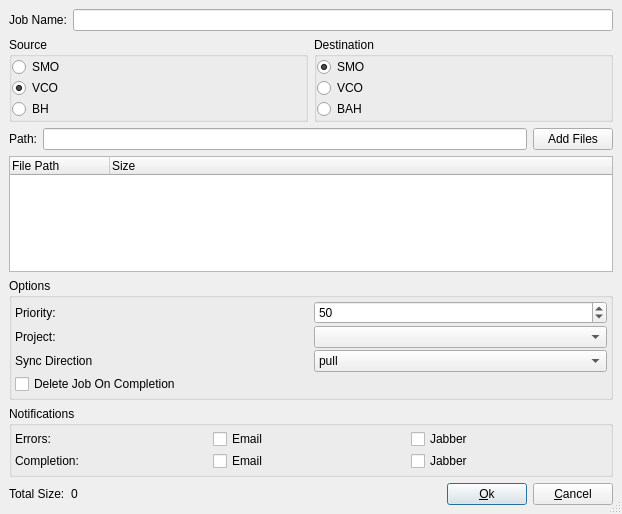
<ui version="4.0" >
 <class>SyncDialogUI</class>
 <widget class="QDialog" name="SyncDialogUI" >
  <property name="geometry" >
   <rect>
    <x>0</x>
    <y>0</y>
    <width>622</width>
    <height>514</height>
   </rect>
  </property>
  <property name="windowTitle" >
   <string>Submit Sync</string>
  </property>
  <property name="sizeGripEnabled" >
   <bool>true</bool>
  </property>
  <layout class="QVBoxLayout" >
   <property name="margin" >
    <number>9</number>
   </property>
   <property name="spacing" >
    <number>6</number>
   </property>
   <item>
    <layout class="QHBoxLayout" >
     <property name="margin" >
      <number>0</number>
     </property>
     <property name="spacing" >
      <number>6</number>
     </property>
     <item>
      <widget class="QLabel" name="label_2" >
       <property name="text" >
        <string>Job Name:</string>
       </property>
      </widget>
     </item>
     <item>
      <widget class="QLineEdit" name="mJobNameEdit" />
     </item>
    </layout>
   </item>
   <item>
    <layout class="QHBoxLayout" >
     <property name="margin" >
      <number>0</number>
     </property>
     <property name="spacing" >
      <number>6</number>
     </property>
     <item>
      <widget class="QGroupBox" name="groupBox_3" >
       <property name="title" >
        <string>Source</string>
       </property>
       <layout class="QVBoxLayout" >
        <property name="margin" >
         <number>0</number>
        </property>
        <property name="spacing" >
         <number>1</number>
        </property>
        <item>
         <widget class="QRadioButton" name="mSourceSMO" >
          <property name="text" >
           <string>SMO</string>
          </property>
         </widget>
        </item>
        <item>
         <widget class="QRadioButton" name="mSourceVCO" >
          <property name="text" >
           <string>VCO</string>
          </property>
          <property name="checked" >
           <bool>true</bool>
          </property>
         </widget>
        </item>
        <item>
         <widget class="QRadioButton" name="mSourceBH" >
          <property name="text" >
           <string>BH</string>
          </property>
         </widget>
        </item>
       </layout>
      </widget>
     </item>
     <item>
      <widget class="QGroupBox" name="groupBox_4" >
       <property name="title" >
        <string>Destination</string>
       </property>
       <layout class="QVBoxLayout" >
        <property name="margin" >
         <number>0</number>
        </property>
        <property name="spacing" >
         <number>1</number>
        </property>
        <item>
         <widget class="QRadioButton" name="mDestSMO" >
          <property name="text" >
           <string>SMO</string>
          </property>
          <property name="checked" >
           <bool>true</bool>
          </property>
         </widget>
        </item>
        <item>
         <widget class="QRadioButton" name="mDestVCO" >
          <property name="text" >
           <string>VCO</string>
          </property>
         </widget>
        </item>
        <item>
         <widget class="QRadioButton" name="mDestBH" >
          <property name="text" >
           <string>BAH</string>
          </property>
         </widget>
        </item>
       </layout>
      </widget>
     </item>
    </layout>
   </item>
   <item>
    <layout class="QHBoxLayout" >
     <property name="margin" >
      <number>0</number>
     </property>
     <property name="spacing" >
      <number>6</number>
     </property>
     <item>
      <widget class="QLabel" name="label_10" >
       <property name="text" >
        <string>Path:</string>
       </property>
      </widget>
     </item>
     <item>
      <widget class="QLineEdit" name="mPathEdit" />
     </item>
     <item>
      <widget class="QPushButton" name="mAddButton" >
       <property name="text" >
        <string>Add Files</string>
       </property>
      </widget>
     </item>
    </layout>
   </item>
   <item>
    <widget class="QTreeWidget" name="mFilesTree" >
     <property name="columnCount" >
      <number>2</number>
     </property>
     <column>
      <property name="text" >
       <string>File Path</string>
      </property>
     </column>
     <column>
      <property name="text" >
       <string>Size</string>
      </property>
     </column>
    </widget>
   </item>
   <item>
    <widget class="QGroupBox" name="groupBox" >
     <property name="title" >
      <string>Options</string>
     </property>
     <property name="flat" >
      <bool>false</bool>
     </property>
     <layout class="QVBoxLayout" >
      <property name="margin" >
       <number>3</number>
      </property>
      <property name="spacing" >
       <number>2</number>
      </property>
      <item>
       <layout class="QHBoxLayout" >
        <property name="margin" >
         <number>0</number>
        </property>
        <property name="spacing" >
         <number>6</number>
        </property>
        <item>
         <widget class="QLabel" name="label_4" >
          <property name="text" >
           <string>Priority:</string>
          </property>
         </widget>
        </item>
        <item>
         <widget class="QSpinBox" name="mPrioritySpin" >
          <property name="minimum" >
           <number>1</number>
          </property>
          <property name="value" >
           <number>50</number>
          </property>
         </widget>
        </item>
       </layout>
      </item>
      <item>
       <layout class="QHBoxLayout" >
        <property name="margin" >
         <number>0</number>
        </property>
        <property name="spacing" >
         <number>6</number>
        </property>
        <item>
         <widget class="QLabel" name="label_9" >
          <property name="text" >
           <string>Project:</string>
          </property>
         </widget>
        </item>
        <item>
         <widget class="ProjectCombo" name="mProjectCombo" />
        </item>
       </layout>
      </item>
      <item>
       <layout class="QHBoxLayout" >
        <property name="margin" >
         <number>0</number>
        </property>
        <property name="spacing" >
         <number>6</number>
        </property>
        <item>
         <widget class="QLabel" name="label" >
          <property name="text" >
           <string>Sync Direction</string>
          </property>
         </widget>
        </item>
        <item>
         <widget class="QComboBox" name="comboBox" >
          <item>
           <property name="text" >
            <string>pull</string>
           </property>
          </item>
          <item>
           <property name="text" >
            <string>push</string>
           </property>
          </item>
         </widget>
        </item>
       </layout>
      </item>
      <item>
       <widget class="QCheckBox" name="mDeleteOnCompleteCheck" >
        <property name="text" >
         <string>Delete Job On Completion</string>
        </property>
       </widget>
      </item>
     </layout>
    </widget>
   </item>
   <item>
    <widget class="QGroupBox" name="groupBox_2" >
     <property name="title" >
      <string>Notifications</string>
     </property>
     <layout class="QGridLayout" >
      <property name="margin" >
       <number>3</number>
      </property>
      <property name="spacing" >
       <number>2</number>
      </property>
      <item row="1" column="0" >
       <widget class="QLabel" name="label_8" >
        <property name="text" >
         <string>Completion:</string>
        </property>
       </widget>
      </item>
      <item row="0" column="0" >
       <widget class="QLabel" name="label_7" >
        <property name="text" >
         <string>Errors:</string>
        </property>
       </widget>
      </item>
      <item row="1" column="1" >
       <widget class="QCheckBox" name="mEmailCompletionCheck" >
        <property name="text" >
         <string>Email</string>
        </property>
       </widget>
      </item>
      <item row="0" column="1" >
       <widget class="QCheckBox" name="mEmailErrorsCheck" >
        <property name="text" >
         <string>Email</string>
        </property>
       </widget>
      </item>
      <item row="1" column="2" >
       <widget class="QCheckBox" name="mJabberCompletionCheck" >
        <property name="text" >
         <string>Jabber</string>
        </property>
       </widget>
      </item>
      <item row="0" column="2" >
       <widget class="QCheckBox" name="mJabberErrorsCheck" >
        <property name="text" >
         <string>Jabber</string>
        </property>
       </widget>
      </item>
     </layout>
    </widget>
   </item>
   <item>
    <layout class="QHBoxLayout" >
     <property name="margin" >
      <number>0</number>
     </property>
     <property name="spacing" >
      <number>6</number>
     </property>
     <item>
      <widget class="QLabel" name="label_3" >
       <property name="text" >
        <string>Total Size:</string>
       </property>
      </widget>
     </item>
     <item>
      <widget class="QLabel" name="mSizeLabel" >
       <property name="text" >
        <string>0</string>
       </property>
      </widget>
     </item>
     <item>
      <spacer>
       <property name="orientation" >
        <enum>Qt::Horizontal</enum>
       </property>
       <property name="sizeHint" >
        <size>
         <width>40</width>
         <height>20</height>
        </size>
       </property>
      </spacer>
     </item>
     <item>
      <widget class="QPushButton" name="mOkButton" >
       <property name="text" >
        <string>&amp;Ok</string>
       </property>
       <property name="default" >
        <bool>true</bool>
       </property>
      </widget>
     </item>
     <item>
      <widget class="QPushButton" name="mCancelButton" >
       <property name="text" >
        <string>&amp;Cancel</string>
       </property>
      </widget>
     </item>
    </layout>
   </item>
  </layout>
 </widget>
 <customwidgets>
  <customwidget>
   <class>ProjectCombo</class>
   <extends>QComboBox</extends>
   <header>blur/Classesui.h</header>
  </customwidget>
 </customwidgets>
 <tabstops>
  <tabstop>mJobNameEdit</tabstop>
  <tabstop>mPrioritySpin</tabstop>
  <tabstop>mEmailErrorsCheck</tabstop>
  <tabstop>mJabberErrorsCheck</tabstop>
  <tabstop>mEmailCompletionCheck</tabstop>
  <tabstop>mJabberCompletionCheck</tabstop>
  <tabstop>mOkButton</tabstop>
  <tabstop>mCancelButton</tabstop>
 </tabstops>
 <resources/>
 <connections>
  <connection>
   <sender>mOkButton</sender>
   <signal>clicked()</signal>
   <receiver>SyncDialogUI</receiver>
   <slot>accept()</slot>
   <hints>
    <hint type="sourcelabel" >
     <x>192</x>
     <y>373</y>
    </hint>
    <hint type="destinationlabel" >
     <x>157</x>
     <y>390</y>
    </hint>
   </hints>
  </connection>
  <connection>
   <sender>mCancelButton</sender>
   <signal>clicked()</signal>
   <receiver>SyncDialogUI</receiver>
   <slot>reject()</slot>
   <hints>
    <hint type="sourcelabel" >
     <x>310</x>
     <y>378</y>
    </hint>
    <hint type="destinationlabel" >
     <x>312</x>
     <y>392</y>
    </hint>
   </hints>
  </connection>
 </connections>
</ui>
